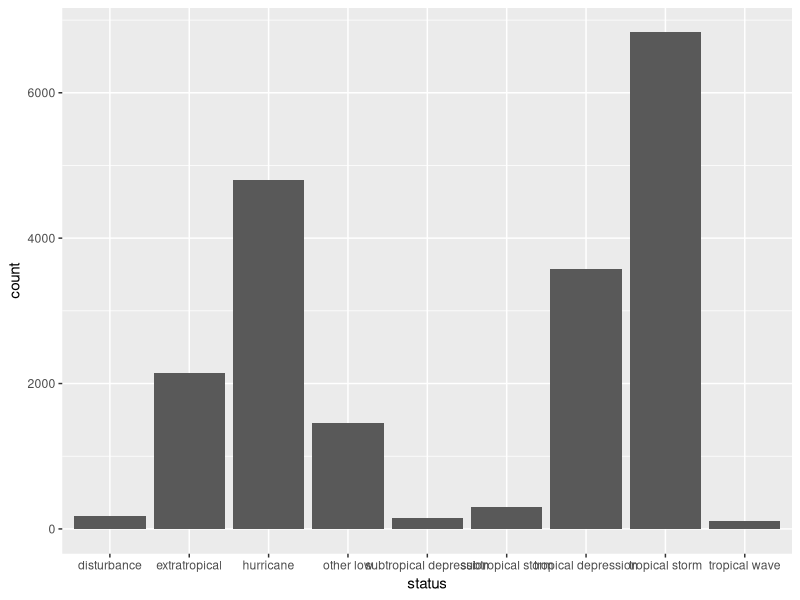

Source code (R):
## ---- chunk 1
library(tidyverse)
library(ggplot2)

storms %>%
ggplot(mapping = aes(x = status)) +
  geom_bar(show.legend = FALSE)
